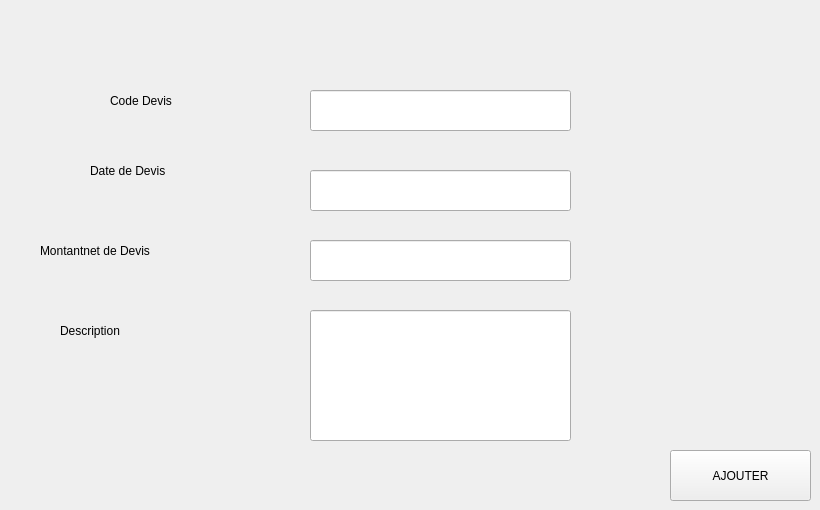
                      <widget class="QWidget" name="tab_29">
                       <attribute name="title">
                        <string>Ajouter</string>
                       </attribute>
                       <widget class="QLabel" name="label_74">
                        <property name="geometry">
                         <rect>
                          <x>110</x>
                          <y>80</y>
                          <width>161</width>
                          <height>41</height>
                         </rect>
                        </property>
                        <property name="styleSheet">
                         <string notr="true">font: 63 12pt &quot;Yu Gothic UI Semibold&quot;;</string>
                        </property>
                        <property name="text">
                         <string>Code Devis</string>
                        </property>
                       </widget>
                       <widget class="QLabel" name="label_75">
                        <property name="geometry">
                         <rect>
                          <x>60</x>
                          <y>310</y>
                          <width>161</width>
                          <height>41</height>
                         </rect>
                        </property>
                        <property name="styleSheet">
                         <string notr="true">font: 63 12pt &quot;Yu Gothic UI Semibold&quot;;</string>
                        </property>
                        <property name="text">
                         <string>Description</string>
                        </property>
                       </widget>
                       <widget class="QLabel" name="label_76">
                        <property name="geometry">
                         <rect>
                          <x>40</x>
                          <y>230</y>
                          <width>191</width>
                          <height>41</height>
                         </rect>
                        </property>
                        <property name="styleSheet">
                         <string notr="true">font: 63 12pt &quot;Yu Gothic UI Semibold&quot;;</string>
                        </property>
                        <property name="text">
                         <string>Montantnet de Devis</string>
                        </property>
                       </widget>
                       <widget class="QLabel" name="label_77">
                        <property name="geometry">
                         <rect>
                          <x>90</x>
                          <y>150</y>
                          <width>161</width>
                          <height>41</height>
                         </rect>
                        </property>
                        <property name="styleSheet">
                         <string notr="true">font: 63 12pt &quot;Yu Gothic UI Semibold&quot;;</string>
                        </property>
                        <property name="text">
                         <string>Date de Devis</string>
                        </property>
                       </widget>
                       <widget class="QLineEdit" name="lineEdit_19">
                        <property name="geometry">
                         <rect>
                          <x>310</x>
                          <y>90</y>
                          <width>261</width>
                          <height>41</height>
                         </rect>
                        </property>
                        <property name="styleSheet">
                         <string notr="true"/>
                        </property>
                       </widget>
                       <widget class="QLineEdit" name="lineEdit_20">
                        <property name="geometry">
                         <rect>
                          <x>310</x>
                          <y>310</y>
                          <width>261</width>
                          <height>131</height>
                         </rect>
                        </property>
                        <property name="styleSheet">
                         <string notr="true"/>
                        </property>
                       </widget>
                       <widget class="QLineEdit" name="lineEdit_21">
                        <property name="geometry">
                         <rect>
                          <x>310</x>
                          <y>240</y>
                          <width>261</width>
                          <height>41</height>
                         </rect>
                        </property>
                        <property name="styleSheet">
                         <string notr="true"/>
                        </property>
                       </widget>
                       <widget class="QLineEdit" name="lineEdit_22">
                        <property name="geometry">
                         <rect>
                          <x>310</x>
                          <y>170</y>
                          <width>261</width>
                          <height>41</height>
                         </rect>
                        </property>
                        <property name="styleSheet">
                         <string notr="true"/>
                        </property>
                       </widget>
                       <widget class="QPushButton" name="pushButton_26">
                        <property name="geometry">
                         <rect>
                          <x>670</x>
                          <y>450</y>
                          <width>141</width>
                          <height>51</height>
                         </rect>
                        </property>
                        <property name="styleSheet">
                         <string notr="true">font: 87 10pt &quot;Segoe UI Black&quot;;</string>
                        </property>
                        <property name="text">
                         <string>AJOUTER</string>
                        </property>
                       </widget>
                      </widget>
